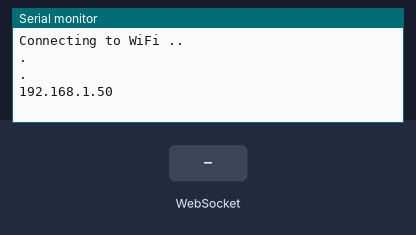
This sketch was run on a simulated ESP32. Parts: the last lines printed to the serial monitor. The inputs (shaded band) are chosen by the test bench. WiFi joins after 1.5 s; servers stay silent unless stated.

Above: at 3.2 s.
3.3 s: WebSocket text "0" received
At 3.8 s:
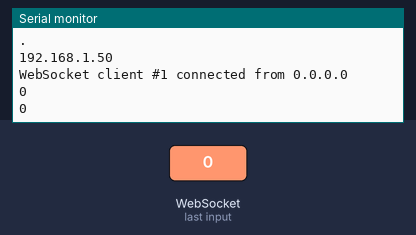
4.8 s: WebSocket text "5" received
At 5.08 s:
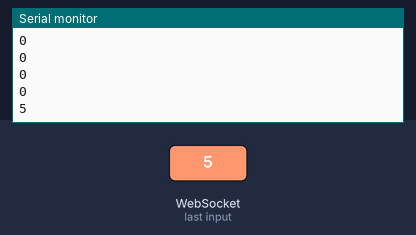
Timing chart, 0 to 7.8 s (numbered marks = the images above; inputs shaded):
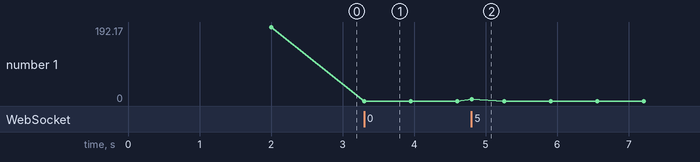

The sketch:

buzzer_reduced.ino
```cpp
#include <WiFi.h>
#include <AsyncTCP.h>
#include <ESPAsyncWebServer.h>
#include <ArduinoJson.h>

// Pins
int buzz_pin = 25;

// Replace with your network credentials
const char *ssid = "NETWORK";
const char *password = "PASSWORD";

String message = "";
// Allocate the JSON document
JsonDocument doc;

// Create AsyncWebServer object on port 80
AsyncWebServer server(80);
AsyncWebSocket ws("/ws");

// Buzzer notes info
const int n_notes = 8;
int notes[n_notes];

// Timing
int duration_ms = 500;
unsigned long prev_ms = 0;
unsigned long current_ms;

// Dealing w form submits
bool newRequest = false;
int song_pos = 0;

const char index_html[] PROGMEM = R"rawliteral(
<!DOCTYPE HTML><html>
<head>
  <title>8 Note Noisemaker</title>
  <meta name="viewport" content="width=device-width, initial-scale=1">
  <link rel="icon" href="data:,">
  <style>
  html {
    font-family: Arial, Helvetica, sans-serif;
    text-align: center;
  }
  body {
    margin: 0;
  }
  .content {
    padding: 30px;
    max-width: 90vw;
    margin: 0 auto;
  }
  </style>
<meta name="viewport" content="width=device-width, initial-scale=1">
<link rel="icon" href="data:,">
</head>
<body>
  <div class="content">
    <h4>Select notes to play them on the piezo buzzer</h4>

    <form id="notesForm" accept-charset="utf-8">
        <select id="note0" name="note0" onchange="myNotes.wrangleData()">
            <option value="262">C4</option>
            <option value="294">D4</option>
            <option value="330">E4</option>
            <option value="349">F4</option>
            <option value="392">G4</option>
            <option value="440">A4</option>
            <option value="494">B4</option>
            <option value="523">C5</option>
            <option value="587">D5</option>
            <option value="659">E5</option>
            <option value="698">F5</option>
            <option value="784">G5</option>
            <option value="880">A5</option>
        </select>
        <select id="note1" name="note1" onchange="myNotes.wrangleData()">
            <option value="262">C4</option>
            <option value="294">D4</option>
            <option value="330">E4</option>
            <option value="349">F4</option>
            <option value="392">G4</option>
            <option value="440">A4</option>
            <option value="494">B4</option>
            <option value="523">C5</option>
            <option value="587">D5</option>
            <option value="659">E5</option>
            <option value="698">F5</option>
            <option value="784">G5</option>
            <option value="880">A5</option>
        </select>
        <select id="note2" name="note2" onchange="myNotes.wrangleData()">
            <option value="262">C4</option>
            <option value="294">D4</option>
            <option value="330">E4</option>
            <option value="349">F4</option>
            <option value="392">G4</option>
            <option value="440">A4</option>
            <option value="494">B4</option>
            <option value="523">C5</option>
            <option value="587">D5</option>
            <option value="659">E5</option>
            <option value="698">F5</option>
            <option value="784">G5</option>
            <option value="880">A5</option>
        </select>
        <select id="note3" name="note3" onchange="myNotes.wrangleData()">
            <option value="262">C4</option>
            <option value="294">D4</option>
            <option value="330">E4</option>
            <option value="349">F4</option>
            <option value="392">G4</option>
            <option value="440">A4</option>
            <option value="494">B4</option>
            <option value="523">C5</option>
            <option value="587">D5</option>
            <option value="659">E5</option>
            <option value="698">F5</option>
            <option value="784">G5</option>
            <option value="880">A5</option>
        </select>
        <select id="note4" name="note4" onchange="myNotes.wrangleData()">
            <option value="262">C4</option>
            <option value="294">D4</option>
            <option value="330">E4</option>
            <option value="349">F4</option>
            <option value="392">G4</option>
            <option value="440">A4</option>
            <option value="494">B4</option>
            <option value="523">C5</option>
            <option value="587">D5</option>
            <option value="659">E5</option>
            <option value="698">F5</option>
            <option value="784">G5</option>
            <option value="880">A5</option>
        </select>
        <select id="note5" name="note5" onchange="myNotes.wrangleData()">
            <option value="262">C4</option>
            <option value="294">D4</option>
            <option value="330">E4</option>
            <option value="349">F4</option>
            <option value="392">G4</option>
            <option value="440">A4</option>
            <option value="494">B4</option>
            <option value="523">C5</option>
            <option value="587">D5</option>
            <option value="659">E5</option>
            <option value="698">F5</option>
            <option value="784">G5</option>
            <option value="880">A5</option>
        </select>
        <select id="note6" name="note6" onchange="myNotes.wrangleData()">
            <option value="262">C4</option>
            <option value="294">D4</option>
            <option value="330">E4</option>
            <option value="349">F4</option>
            <option value="392">G4</option>
            <option value="440">A4</option>
            <option value="494">B4</option>
            <option value="523">C5</option>
            <option value="587">D5</option>
            <option value="659">E5</option>
            <option value="698">F5</option>
            <option value="784">G5</option>
            <option value="880">A5</option>
        </select>
        <select id="note7" name="note7" onchange="myNotes.wrangleData()">
            <option value="262">C4</option>
            <option value="294">D4</option>
            <option value="330">E4</option>
            <option value="349">F4</option>
            <option value="392">G4</option>
            <option value="440">A4</option>
            <option value="494">B4</option>
            <option value="523">C5</option>
            <option value="587">D5</option>
            <option value="659">E5</option>
            <option value="698">F5</option>
            <option value="784">G5</option>
            <option value="880">A5</option>
        </select>
        <button type="button" onclick="formatSend();">Play</button>
    </form>

    <div style="display: flex; height: 100%; width: 100%; justify-content: center; align-items: center;">
        <div id="staffSvg" style="height: 40vh; width: 75%; text-align: center">

        </div>
    </div>


  </div>
<script>
  var gateway = `ws://${window.location.hostname}/ws`;
  var websocket;
  window.addEventListener('load', onLoad);
  function initWebSocket() {
    console.log('Trying to open a WebSocket connection...');
    websocket = new WebSocket(gateway);
    websocket.onopen    = onOpen;
    websocket.onclose   = onClose;
    websocket.onmessage = onMessage; // <-- add this line
  }
  function onOpen(event) {
    console.log('Connection opened');
  }
  function onClose(event) {
    console.log('Connection closed');
    setTimeout(initWebSocket, 2000);
  }
  function onMessage(event) {
    /* Visual feedback about currently playing note? */
    console.log(event.data);
    // Thank you loose equality :)
    if (event.data == -1) {
      setTimeout(function() {
        myNotes.syncColor(parseInt(event.data));
    }, 500 * 1.3);
    }
    else {
      myNotes.syncColor(parseInt(event.data));
    }

  }
  function onLoad(event) {
    initWebSocket();
  }
    function formatSend() {
        const form = document.getElementById('notesForm');
        const formData = new FormData(form);
        const data = {};
        formData.forEach((value, key) => {
            data[key] = value;
        });
        console.log(JSON.stringify(data));
        websocket.send(JSON.stringify(data));
        //return false;
    }
</script>
<!-- d3 -->
<script src="https://d3js.org/d3.v7.min.js"></script>
<script src="https://d3js.org/d3-array.v2.min.js"></script>

<script>
    class notesStaff {
        constructor(parentElement, notesData, selectElements) {
            this.parentElement = parentElement;
            this.staffData = [0, 1, 2, 3, 4];
            this.notesData = notesData;
            this.selectElements = selectElements;
            this.frequencies = [
                262,  // C4
                294,  // D4
                330,  // E4
                349,  // F4
                392,  // G4
                440,  // A4
                494,  // B4
                523,  // C5
                587,  // D5
                659,  // E5
                698,  // F5
                784,  // G5
                880   // A5
            ];

            this.initVis();
        }

        initVis() {
            let vis = this;

            // Margin convention
            let parentWidth = document.getElementById(vis.parentElement).getBoundingClientRect().width;
            let parentHeight = document.getElementById(vis.parentElement).getBoundingClientRect().height;

            vis.circleRadius = parentHeight / 14;

            vis.margin = { top: 2 * vis.circleRadius, right: vis.circleRadius, bottom: vis.circleRadius, left: vis.circleRadius};

            vis.width = parentWidth - vis.margin.left - vis.margin.right;
            vis.height = parentHeight - vis.margin.top - vis.margin.bottom;

            // SVG drawing area
            vis.svg = d3.select("#staffSvg").append("svg")
                .attr("width", vis.width + vis.margin.left + vis.margin.right)
                .attr("height", vis.height + vis.margin.top + vis.margin.bottom)
                .append("g")
                .attr("transform", "translate(" + vis.margin.left + "," + vis.margin.top + ")");

            vis.circleRadius = vis.height / 7 / 2;

            vis.bars = vis.svg.selectAll(".staffLine")
                .data(vis.staffData)
                .enter()
                .append("line")
                .attr("x1", 0)
                .attr("x2", vis.width)
                .attr("y1", (d, i) =>  vis.circleRadius + i * 2 * vis.circleRadius)
                .attr("y2", (d, i) =>  vis.circleRadius + i * 2 * vis.circleRadius)
                .attr("stroke", "black")
                .attr("stroke-width", 2)
                .attr("class", "staffLine");

            console.log(vis.notesData);

            vis.noteCircles = vis.svg.selectAll(".noteCircle")
                .data(vis.notesData)
                .enter()
                .append("circle")
                .attr("fill", "black")
                .attr("r", vis.circleRadius * 0.9)
                .attr("cx", (d, i) => (vis.width / 8 / 2) * (2 * i + 1))
                .attr("stroke-width", 1)
                .attr("stroke", "black")
                .attr("class", "noteCircle")
                /*.attr("cy", function (d) {
                    return vis.height - 3 * vis.circleRadius - vis.frequencies.indexOf(d) * vis.circleRadius;
                })*/;


            vis.wrangleData();
        }

        wrangleData() {
            let vis = this;

            vis.selectElements.forEach((element, i) => {
                // For single-selects, get the value of the currently selected option
                vis.notesData[i]= parseInt(element.value);
            });


            console.log(vis.notesData);

            vis.svg.selectAll("circle")
                .data(vis.notesData)
                .attr("cy", function (d) {
                    console.log(d);
                    return vis.height - 3 * vis.circleRadius - vis.frequencies.indexOf(d) * vis.circleRadius;
                });
        }

        syncColor(noteNumber) {
          let vis = this;

          vis.svg.selectAll("circle")
              .data(vis.notesData)
              .attr("fill", function (d, i) {
                  if (noteNumber == i) {
                      return "red";
                  }
                  else {
                      return "black";
                  }

              })
              .attr("stroke", function (d, i) {
                  if (noteNumber == i) {
                      return "red";
                  }
                  else {
                      return "black";
                  }

              });
        }
    }

    //function myNotes.wrangleData() {
    //    myNotes.wrangleData();
    //}

    let selectElements = document.querySelectorAll('select');
    let selVals = [];
    selectElements.forEach((element) => {
        // For single-selects, get the value of the currently selected option
        selVals.push(parseInt(element.value));
    });
    let myNotes = new notesStaff("staffSvg", selVals, selectElements);
</script>
</body>
</html>
)rawliteral";

// Initialize WiFi
void initWiFi() {
  WiFi.mode(WIFI_STA);
  WiFi.begin(ssid, password);
  Serial.println("Connecting to WiFi ..");
  while (WiFi.status() != WL_CONNECTED) {
    Serial.println('.');
    delay(1000);
  }
  Serial.println(WiFi.localIP());
}

void handleWebSocketMessage(void *arg, uint8_t *data, size_t len) {
  AwsFrameInfo *info = (AwsFrameInfo*)arg;
  if (info->final && info->index == 0 && info->len == len && info->opcode == WS_TEXT) {
    data[len] = 0;
    message = (char*)data;

    // this is from ArduinoJson docs (https://arduinojson.org/v7/example/parser/)
    const char* json = (char*) data;
    // Deserialize the JSON document
    DeserializationError error = deserializeJson(doc, json);
    // Test if parsing succeeds.
    if (error) {
        Serial.print(F("deserializeJson() failed: "));
        Serial.println(error.f_str());
        return;
    }

    String key = "note";
    for (int i = 0; i < n_notes; i++) {
        notes[i] = doc[key + String(i)].as<int>();
    }

    Serial.println(message);

    newRequest = true;
  }
}

void onEvent(AsyncWebSocket *server, AsyncWebSocketClient *client, AwsEventType type, void *arg, uint8_t *data, size_t len) {
  switch (type) {
    case WS_EVT_CONNECT:
      Serial.printf("WebSocket client #%u connected from %s\n", client->id(), client->remoteIP().toString().c_str());
      //Notify client of motor current state when it first connects
      break;
    case WS_EVT_DISCONNECT:
      Serial.printf("WebSocket client #%u disconnected\n", client->id());
      break;
    case WS_EVT_DATA:
      handleWebSocketMessage(arg, data, len);
      break;
    case WS_EVT_PONG:
    case WS_EVT_ERROR:
      break;
  }
}

void initWebSocket() {
  ws.onEvent(onEvent);
  server.addHandler(&ws);
}

void setup() {
  // Serial port for debugging purposes
  Serial.begin(115200);
  initWiFi();
  initWebSocket();

  // Route for root / web page
  server.on("/", HTTP_GET, [](AsyncWebServerRequest * request) {
    request->send_P(200, "text/html", index_html);
  });


  noTone(buzz_pin);

  server.begin();

}

void loop() {
  if (newRequest) {
    noTone(buzz_pin);
    song_pos = 0;
    //ws.textAll("playing");

    while (song_pos < n_notes) {
        current_ms = millis();
        if (current_ms - prev_ms > duration_ms * 1.3) {
            ws.textAll(String(song_pos));
            Serial.println(notes[song_pos]);
            tone(buzz_pin, notes[song_pos], duration_ms);
            prev_ms = current_ms;
            song_pos++;
        }
    }
  // Need a delay of duration before this goes out. Actually nvm doing this in the js
    ws.textAll(String(-1));

    newRequest = false;
    ws.cleanupClients();
  }
}
```

Measured:
- after the input at 3.3 s, the serial monitor: prints a new line at once (image 1)
- after the input at 4.8 s, the serial monitor: prints a new line at once (image 2)
- plotted number 1: 192.17 → 0 after the input at 3.3 s
